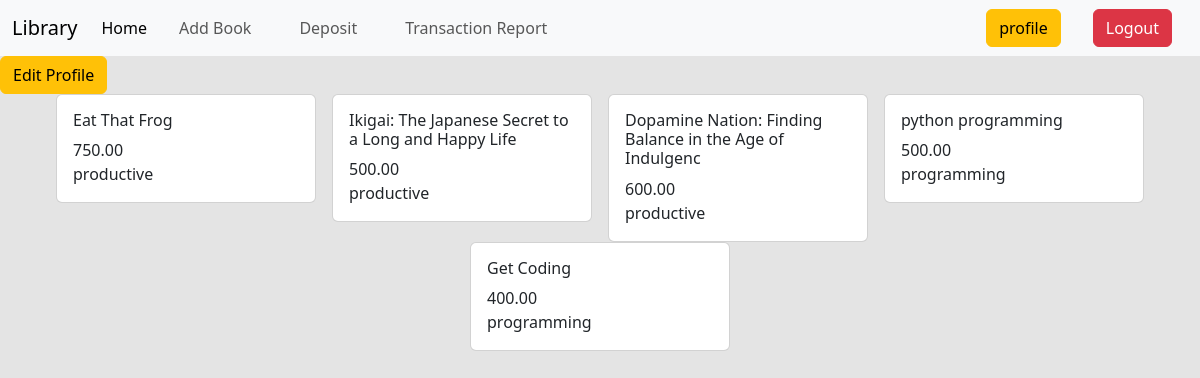
/accounts/profile/ (signed in), run on the app's committed database.
### books/models.py (models this page shows, shortened)
class Book(models.Model):
    title = models.CharField(max_length=200)
    description = models.TextField()
    quantity = models.IntegerField(default=50)
    image = models.ImageField(upload_to='books/')
    borrowing_price = models.DecimalField(max_digits=6, decimal_places=2)
    category = models.ForeignKey(BookCategory, on_delete=models.CASCADE, related_name='genre')
    user = models.ForeignKey(User, on_delete=models.CASCADE)

### genre/models.py (models this page shows)
class BookCategory(models.Model):
    book_category = models.CharField(max_length=100, unique=True)
    slug = models.SlugField(max_length=100,unique=True, null=True, blank=True)
    def __str__(self):
        return self.book_category

### accounts/views.py (the view)
# urls.py: path('profile/', views.profile, name='profile'),
@login_required
def profile(request):
    data = Book.objects.filter(user = request.user)
    return render(request, 'profile.html', {'data' : data})

### accounts/templates/profile.html (shortened to what this page needs)
{% extends "base.html" %}
{% block content %}
<div>
    <a href="{% url 'edit_profile' %}" class="btn btn-warning"> Edit Profile </a>
</div>
<div class="d-flex flex-wrap justify-content-center px-5">
    {% for book in data %}
    <div class="col-sm-3 mb-3 mb-sm-0">
        <div class="card mx-2">
          <div class="card-body">
            <h1 class="card-title">{{book.title}}</h1>
            <p class="card-text">{{book.borrowing_price}}</p>
            <p class="card-text">{{book.category}}</p>
          </div>
        </div>
      </div>
    {% endfor %}
</div>
{% endblock content %}

### data on the page
Book: title "Eat That Frog", borrowing_price "750.00", category "productive"
Book: title "Ikigai: The Japanese Secret to a Long and Happy Life", borrowing_price "500.00", category "productive"
Book: title "Dopamine Nation: Finding Balance in the Age of Indulgenc", borrowing_price "600.00", category "productive"
Book: title "python programming", borrowing_price "500.00", category "programming"
Book: title "Get Coding", borrowing_price "400.00", category "programming"
